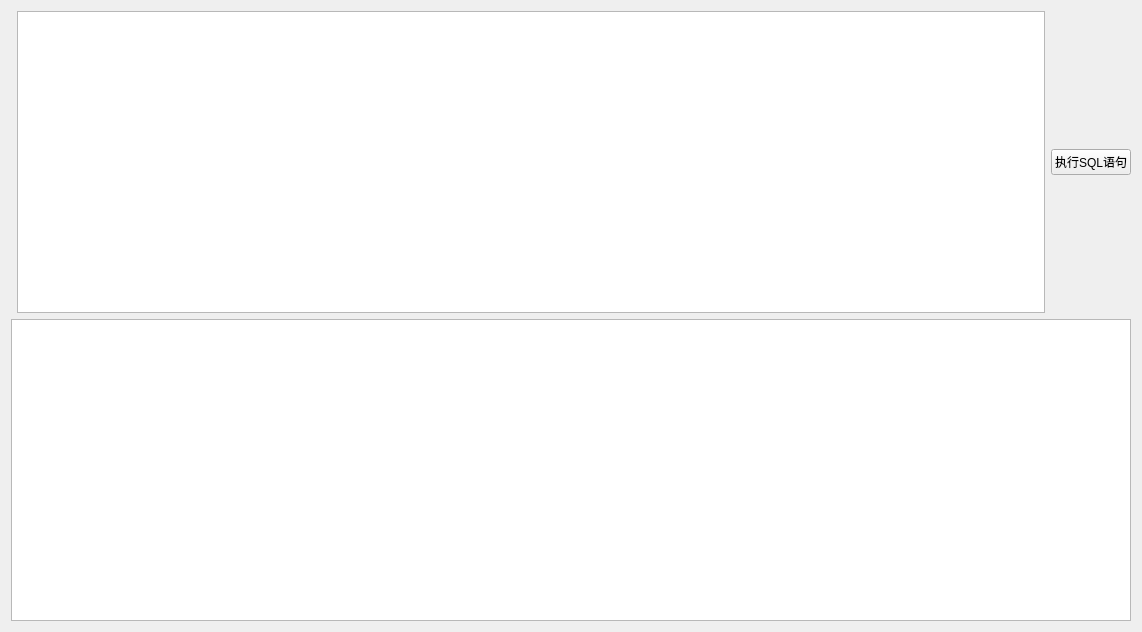
<?xml version="1.0" encoding="UTF-8"?>
<ui version="4.0">
 <class>Form</class>
 <widget class="QWidget" name="Form">
  <property name="geometry">
   <rect>
    <x>0</x>
    <y>0</y>
    <width>1142</width>
    <height>632</height>
   </rect>
  </property>
  <property name="windowTitle">
   <string>Form</string>
  </property>
  <layout class="QGridLayout" name="gridLayout">
   <item row="0" column="1">
    <widget class="QTextEdit" name="textEdit"/>
   </item>
   <item row="0" column="2">
    <widget class="QPushButton" name="pushButton">
     <property name="text">
      <string>执行SQL语句</string>
     </property>
    </widget>
   </item>
   <item row="1" column="0" colspan="3">
    <widget class="QTableView" name="tableView"/>
   </item>
  </layout>
 </widget>
 <resources/>
 <connections/>
</ui>
